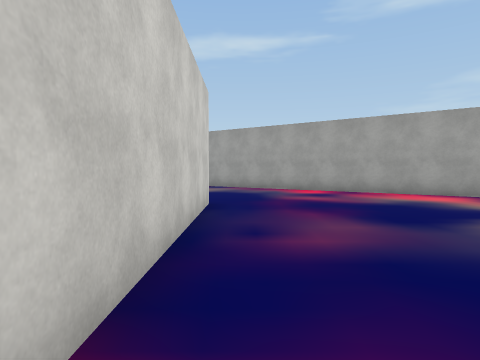
View 1 (above)

24 first-person views from a walk through a 3-D level made in the Unity game engine. The camera is 1.5 m above the floor, tilts 2° down and sees 75° across. The floor is counted in squares, 2 m on a side. Each view is taken from the middle of a square. On the plan, view 1 faces up. The plan holds only what a view shows up to about 10 squares ahead; the rest is blank. The place goes on beyond the plan. The player is left out. Some surface patterns are stand-ins.

View 2
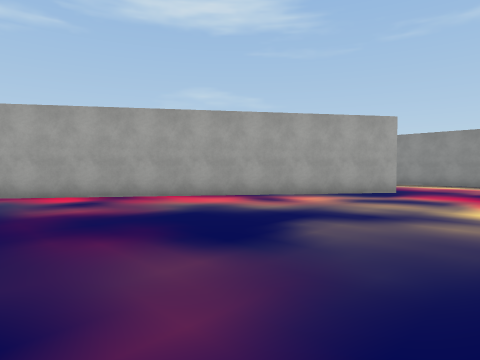

View 3
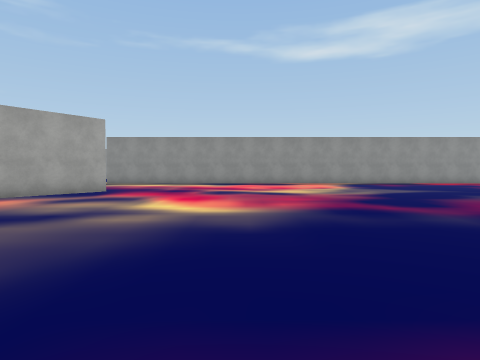

View 4
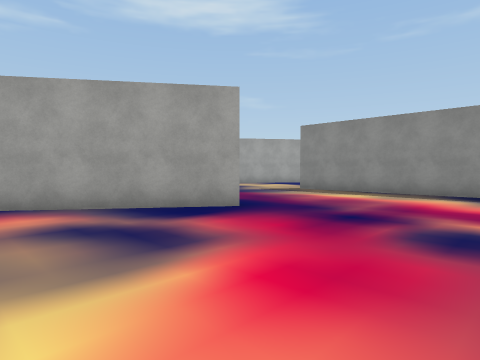

View 5
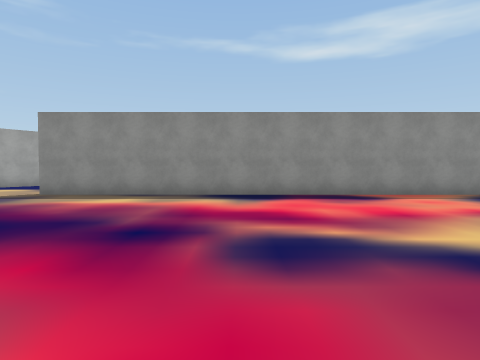

View 6
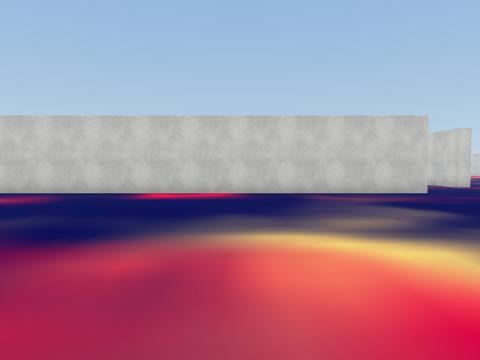

View 7
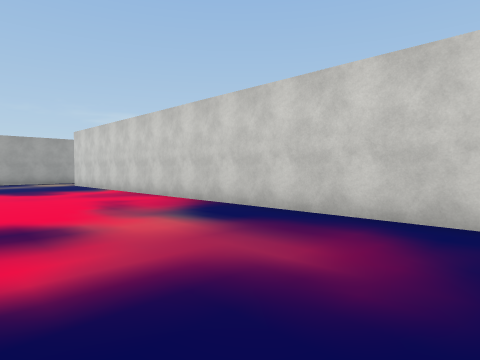

View 8
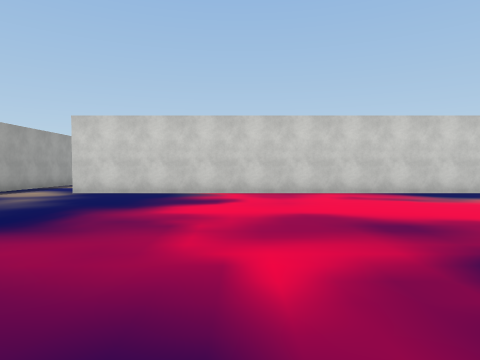

View 9
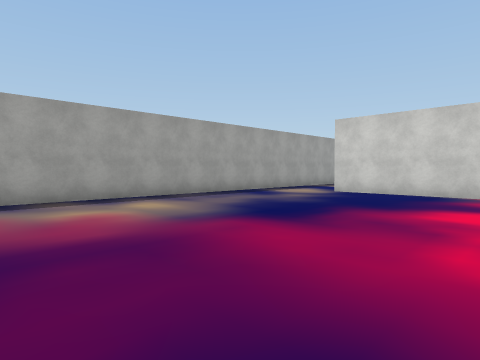

View 10
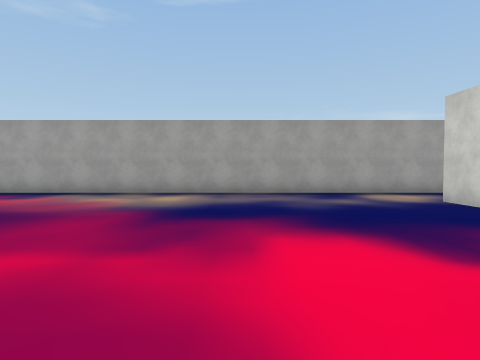

View 11
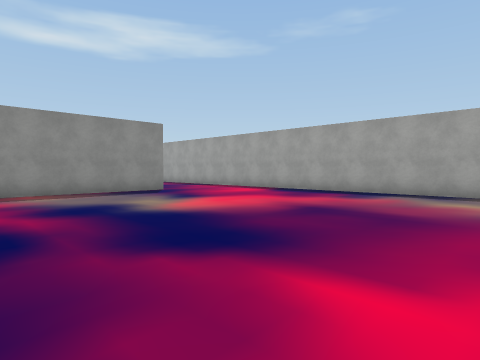

View 12
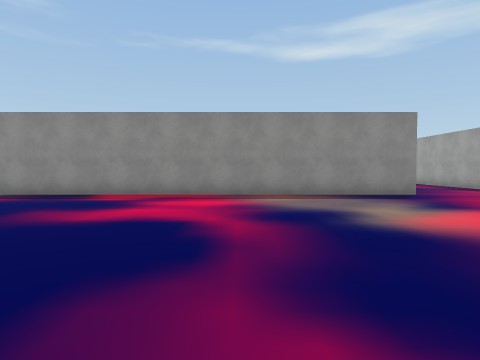

View 13
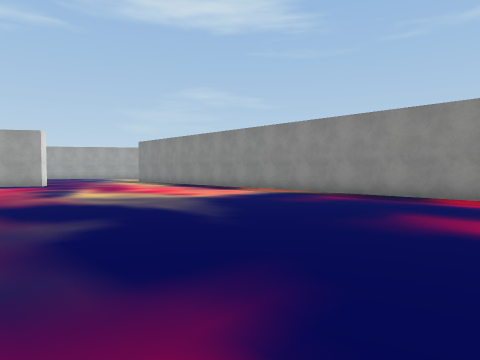

View 14
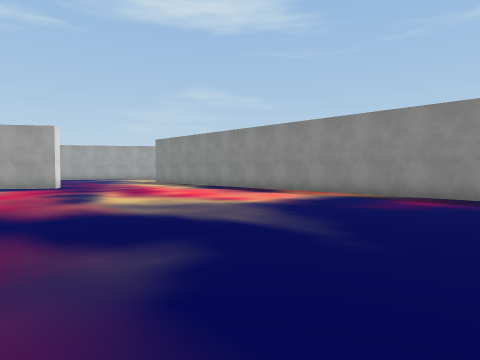

View 15
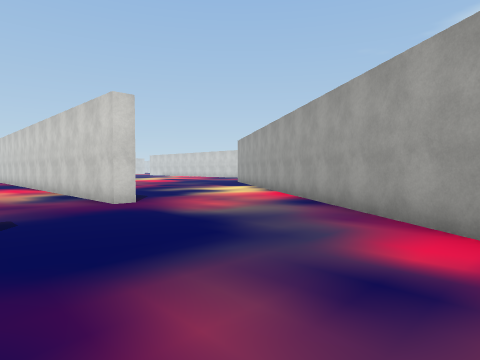

View 16
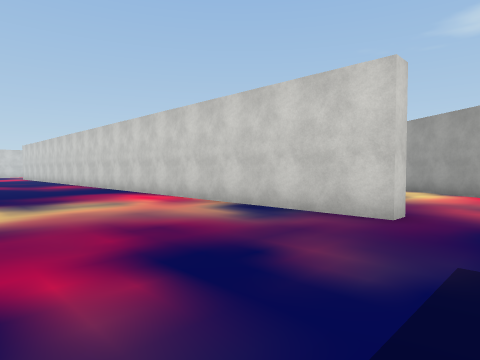

View 17
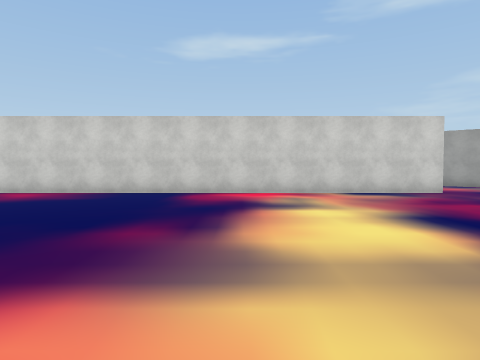

View 18
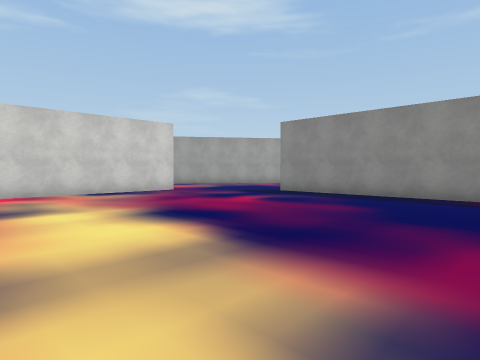

View 19
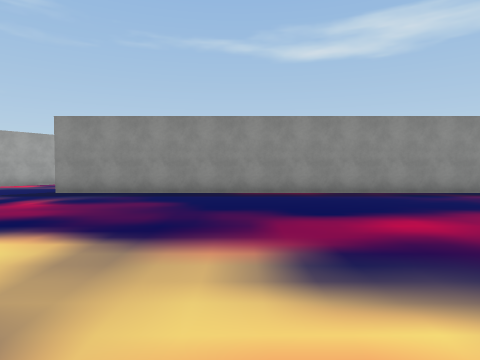

View 20
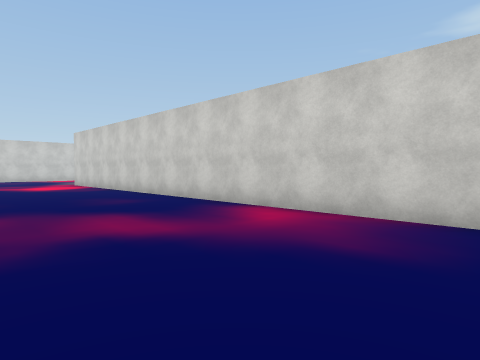

View 21
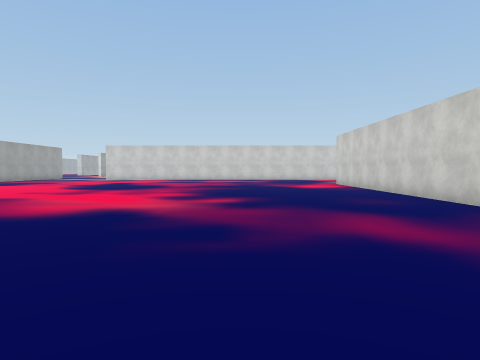

View 22
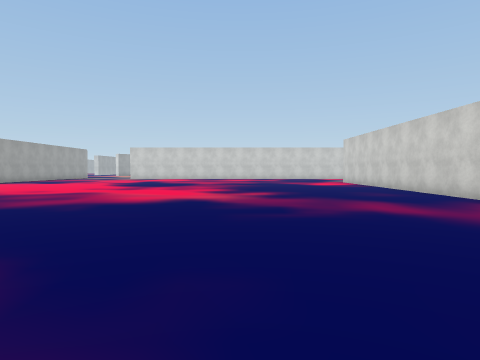

View 23
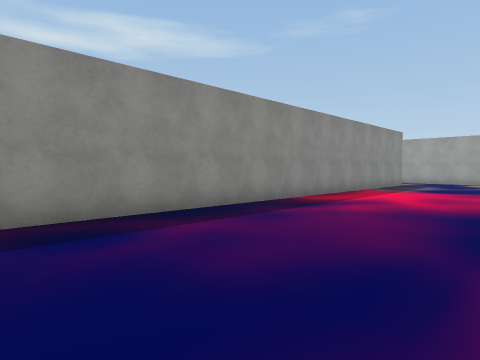

View 24
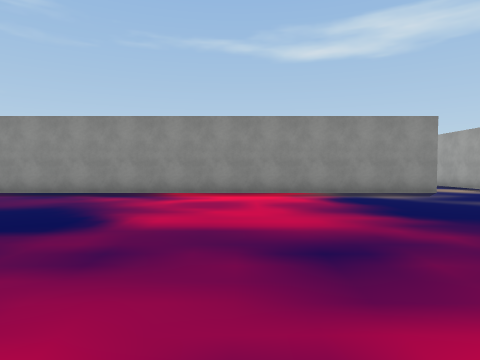

### Floor plan
Points are (right, up) in squares from view 1. A wall is a line through its corners. A room is listed if a view was taken in it or the views show most of it. See-through windows are left out.
Room 1 (views 1, 2, 3, 4, 5, 6, 7, 8, 9, 10, 11, 12, 13, 14, 15)
walls: (10.5, 5.5) (-2.4, 14.5); (-0.7, 6.9) (-0.7, -18.2); (16.1, -17.2) (16.1, 7.9); (-3.6, 10.4) (-3.6, 9.8); (-0.5, -20.9) (11.6, -20.9)
ways out: opening at (-3, 7.5) to room 2; opening at (-1, -19.5) to room 2
Room 2 (views 16, 17, 18, 19, 20, 21, 22, 23, 24)
walls: (-3.6, 9.8) (-23, 9.8); (-1.2, -18.2) (-1.2, 6.9); (-2.5, -20.9) (-0.5, -20.9)
ways out: opening at (-3, 7.5) to room 1; opening at (-1, -19.5) to room 1

Where each view was taken, in squares from view 1:
view 1: 0 up, 0 right, facing up
view 2: 2 up, 0 right, facing up-right
view 3: 1 up, 0 right, facing right
view 4: 1 up, 6 right, facing up-right
view 5: 2 up, 7 right, facing right
view 6: 1 up, 9 right, facing left
view 7: 3 down, 4 right, facing down-left
view 8: 13 down, 9 right, facing left
view 9: 13 down, 9 right, facing down-left
view 10: 11 down, 4 right, facing down
view 11: 11 down, 6 right, facing down-right
view 12: 12 down, 7 right, facing right
view 13: 10 down, 7 right, facing up-right
view 14: 8 down, 7 right, facing up-right
view 15: 7 up, 3 right, facing up-left
view 16: 5 up, 2 left, facing up-left
view 17: 0 up, 10 left, facing up
view 18: 0 up, 10 left, facing up-right
view 19: 1 up, 11 left, facing right
view 20: 5 up, 13 left, facing up-left
view 21: 5 up, 13 left, facing left
view 22: 4 up, 11 left, facing left
view 23: 3 down, 6 left, facing down-right
view 24: 12 down, 11 left, facing right
